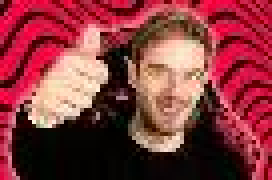
#> input picture Sesi5/Pewdiepie1.jpg, 68 x 45 px (shown 4 times larger)
$ python modifmirroring.py
#> lines starting #> are read from the running program, lines starting #| are printed output that depends on the picture
import numpy as np
import imageio as img
import matplotlib.pyplot as plt

path = 'Pewdiepie1.jpg'
image = img.imread(path)
#> image is the input picture: shape (45, 68, 3); mean R, G, B 135.3, 57.5, 62.3

height, width = image.shape[:2]
#> height = 45; width = 68

combined = np.zeros_like(image)

for y in range(height):
    for x in range(width):
        combined[y, x] = image[height - 1 - y, width - 1 - x]
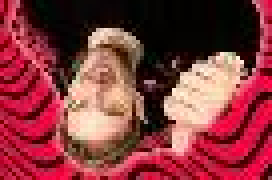
#> combined: shape (45, 68, 3) (shown 4 times larger); mean R, G, B 135.3, 57.5, 62.3

plt.figure(figsize=(10, 5))

plt.subplot(1, 2, 1)
plt.imshow(image)

plt.subplot(1, 2, 2)
plt.imshow(combined)

plt.show()
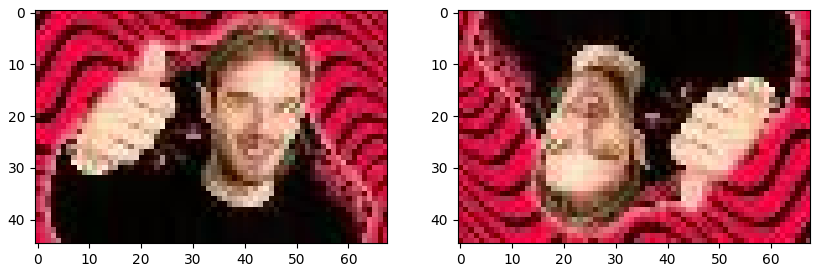
#> figure drawn by matplotlib, 2 panels
